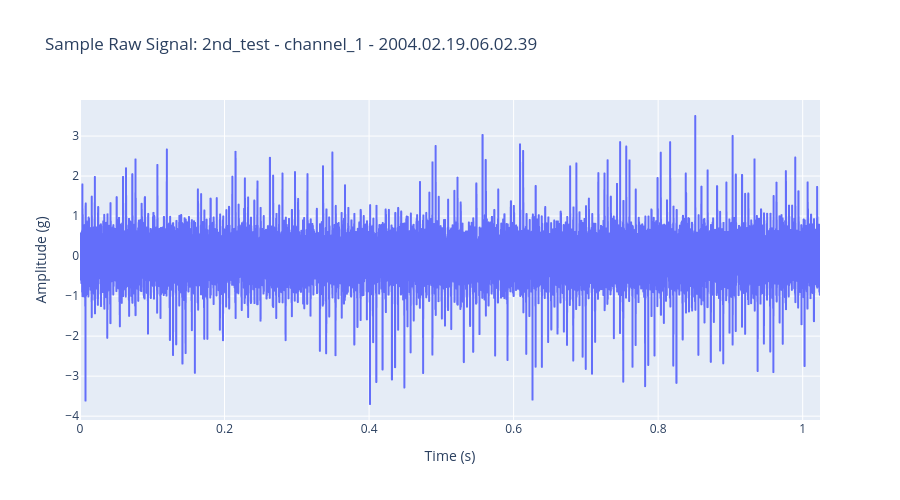

Notebook cell for this chart:
### Code cell
df_sample = pd.DataFrame({
    'time': sample_signal.x,
    'amplitude': sample_signal.y
})

fig = px.line(df_sample, x='time', y='amplitude',
              title=f'Sample Raw Signal: {TEST} - {CHANNEL} - {measurement_recording_date_time}',
              labels={'time': 'Time (s)', 'amplitude': 'Amplitude (g)'})

fig.update_layout(
    height=500,
    hovermode='x unified'
)
fig.update_xaxes(title_text='Time (s)')
fig.update_yaxes(title_text='Amplitude (g)')
fig.show();

### Figure 1 — Plotly figure (JSON) as saved in the notebook; plotly's stock layout.template omitted (floating-point values rounded to 4 significant figures; data arrays with more than 128 entries replaced by an {"elided": "..."} marker saying what was removed)
{"data": [{"hovertemplate": "Time (s)=%{x}<br>Amplitude (g)=%{y}<extra></extra>", "legendgroup": "", "line": {"color": "#636efa", "dash": "solid"}, "marker": {"symbol": "circle"}, "mode": "lines", "name": "", "showlegend": false, "type": "scattergl", "x": {"elided": "20480 float values"}, "xaxis": "x", "y": {"elided": "20480 float values"}, "yaxis": "y"}], "layout": {"height": 500, "hovermode": "x unified", "legend": {"tracegroupgap": 0}, "title": {"text": "Sample Raw Signal: 2nd_test - channel_1 - 2004.02.19.06.02.39"}, "xaxis": {"anchor": "y", "domain": [0, 1], "title": {"text": "Time (s)"}}, "yaxis": {"anchor": "x", "domain": [0, 1], "title": {"text": "Amplitude (g)"}}}}
